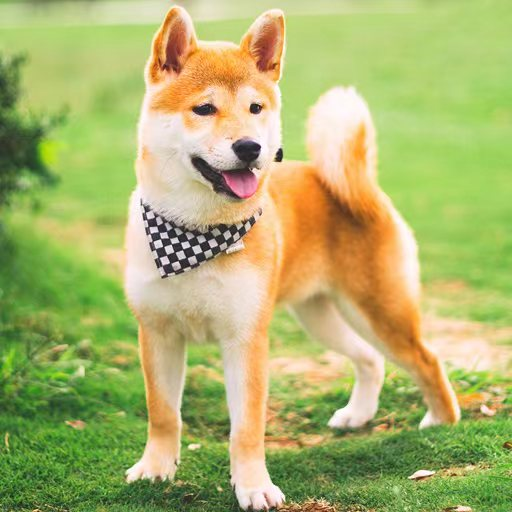
#> input picture MultimediaProcessing/image_compression/testimg.jpg, 512 x 512 px
$ python DCT.py testimg.jpg 100
#> lines starting #> are read from the running program, lines starting #| are printed output that depends on the picture
__author__ = 'tingxinzhe'
__date__ = '6/11/2018'
import cv2
import sys
import numpy as np
import matplotlib.pyplot as plt


def DCT(image, DCT_size):
    if DCT_size is 0:
        DCT_size = image.shape[0]
    img = image.astype('float')
    A = np.zeros((DCT_size, DCT_size))
    A[0, :] = 1*np.sqrt(1/DCT_size)

    for i in range(1, DCT_size):
        for j in range(DCT_size):
            A[i, j] = np.sqrt(2/DCT_size)*np.cos(np.pi*(2*j+1)*i/(2*DCT_size))

    w, h = image.shape
    times = (int)(w/DCT_size)

    # DCT
    dst = np.zeros(img.shape)
    cv2_dct = np.zeros(img.shape)
    for i in range(times):
        for j in range(times):
            dst[i*DCT_size:(i+1)*DCT_size, j*DCT_size:(j+1)*DCT_size] = np.dot(
                A, img[i*DCT_size:(i+1)*DCT_size, j*DCT_size:(j+1)*DCT_size])
            dst[i*DCT_size:(i+1)*DCT_size, j*DCT_size:(j+1)*DCT_size] = np.dot(
                dst[i*DCT_size:(i+1)*DCT_size, j*DCT_size:(j+1)*DCT_size], np.transpose(A))
            # dst[i*DCT_size:(i+1)*DCT_size, j*DCT_size:(j+1)*DCT_size] = np.log(
            #     abs(dst[i*DCT_size:(i+1)*DCT_size, j*DCT_size:(j+1)*DCT_size]))  # 进行log处理

            cv2_dct[i*DCT_size:(i+1)*DCT_size, j*DCT_size:(j+1)*DCT_size] = cv2.dct(
                img[i*DCT_size:(i+1)*DCT_size, j*DCT_size:(j+1)*DCT_size])
            # cv2_dct[i*DCT_size:(i+1)*DCT_size, j*DCT_size:(j+1)*DCT_size] = np.log(
            #     abs(cv2_dct[i*DCT_size:(i+1)*DCT_size, j*DCT_size:(j+1)*DCT_size]))

    # IDCT
    idst = np.zeros(img.shape)
    cv2_idct = np.zeros(img.shape)
    for i in range(times):
        for j in range(times):
            idst[i*DCT_size:(i+1)*DCT_size, j*DCT_size:(j+1)*DCT_size] = np.dot(
                np.transpose(A), dst[i*DCT_size:(i+1)*DCT_size, j*DCT_size:(j+1)*DCT_size])
            idst[i*DCT_size:(i+1)*DCT_size, j*DCT_size:(j+1)*DCT_size] = np.dot(
                idst[i*DCT_size:(i+1)*DCT_size, j*DCT_size:(j+1)*DCT_size], A)

            cv2_idct[i*DCT_size:(i+1)*DCT_size, j*DCT_size:(j+1)*DCT_size] = cv2.idct(
                cv2_dct[i*DCT_size:(i+1)*DCT_size, j*DCT_size:(j+1)*DCT_size])

    # 进行log处理
    dst = np.log(dst)
    cv2_dct = np.log(cv2_dct)

    # 显示结果
    plt.subplot(231)
    plt.imshow(img, 'gray')
    plt.title('original image')
    plt.xticks([]), plt.yticks([])

    plt.subplot(232)
    plt.imshow(dst)
    plt.title('DCT1')
    plt.xticks([]), plt.yticks([])

    plt.subplot(233)
    plt.imshow(idst, 'gray')
    plt.title('IDCT1')

    plt.subplot(234)
    plt.imshow(img, 'gray')
    plt.title('original image')

    plt.subplot(235)
    plt.imshow(cv2_dct)
    plt.title('DCT2(cv2.dct)')

    plt.subplot(236)
    plt.imshow(cv2_idct, 'gray')
    plt.title('IDCT2(cv2.idct)')
    plt.show()


if __name__ == '__main__':
    if len(sys.argv) != 3:
        print('Please use python image_path dct_size')
    filein = sys.argv[1]
    dct_size = int(sys.argv[2])
    img = cv2.imread(filein, 0)
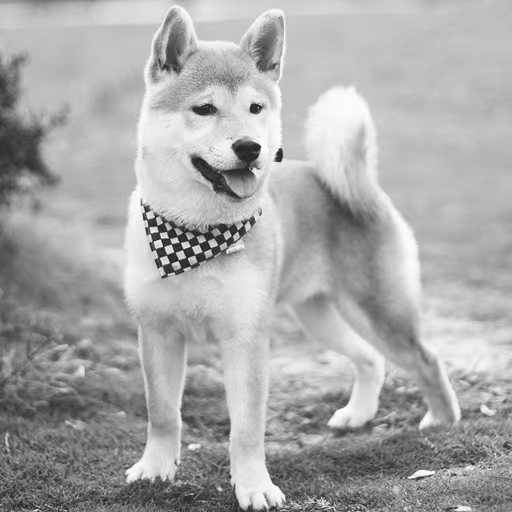
#> img: shape (512, 512); min 21, max 255, mean 169.1
    DCT(img, dct_size)
#> after the loop in DCT, `for i in range(times):`:
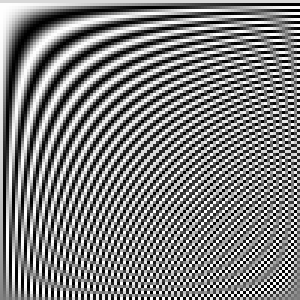
#> A: shape (100, 100) float64 (shown 3 times larger); min -0.141, max 0.141, mean 0.001; drawn with min black and max white
#> after the loop in DCT, `for i in range(times):`:
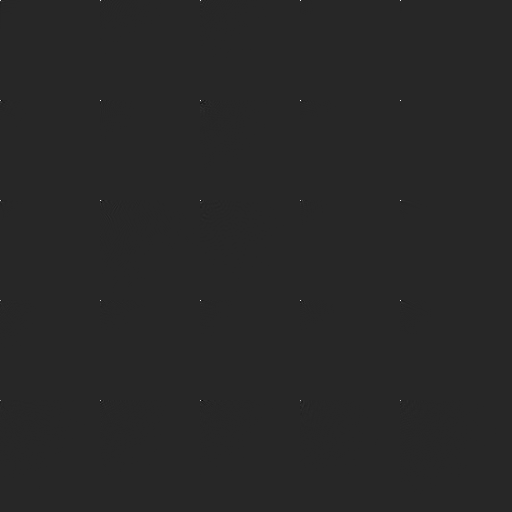
#> cv2_dct: shape (512, 512) float64; min -3781.4, max 20815.6, mean 1.6; drawn with min black and max white
#> after the loop in DCT, `for i in range(times):`:
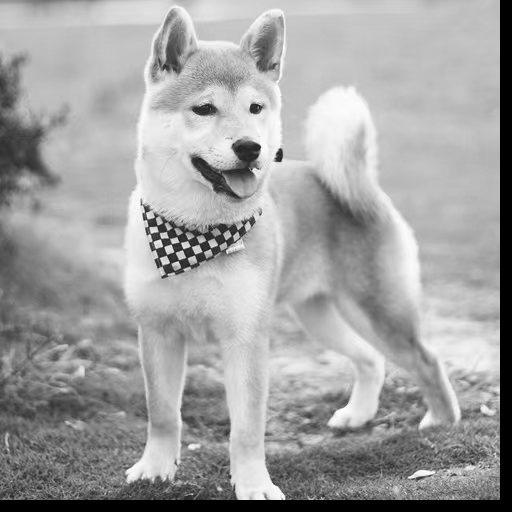
#> cv2_idct: shape (512, 512) float64; min 0, max 255, mean 162.4; drawn with min black and max white
#> in DCT, `dst = np.log(dst)`:
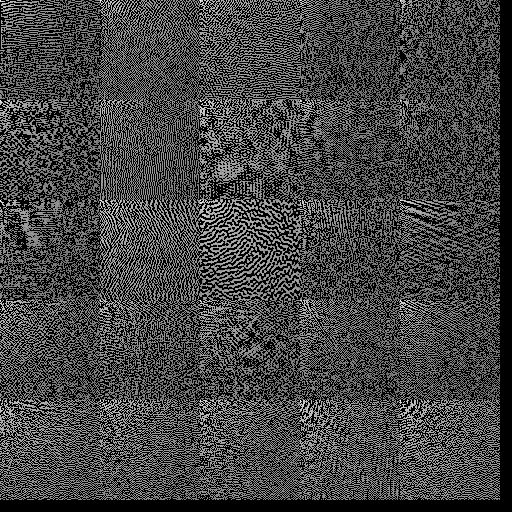
#> dst: shape (512, 512) float64; 52.28% of the values are NaN or infinite; the others: min -11.66, max 9.94, mean 0.285; drawn with min black, max white, NaN and infinite black
